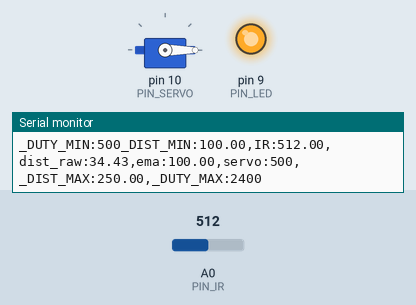
The sketch below on a simulated Arduino Uno, built with avr-gcc and run on an emulated ATmega328P. On the bench: servo, output pins drawn as LEDs (lit = HIGH), the last lines printed to the serial monitor. The test bench sets the inputs (shaded band); at power-on: A0 (PIN_IR) = 512.

Above: at 1.2 s.
1.3 s: A0 (PIN_IR) set to 365
2.8 s: A0 (PIN_IR) set to 330
At 3.7 s:
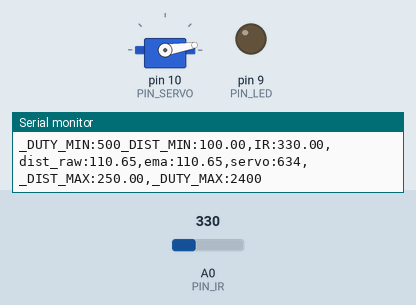
4.5 s: A0 (PIN_IR) set to 306
At 5.3 s:
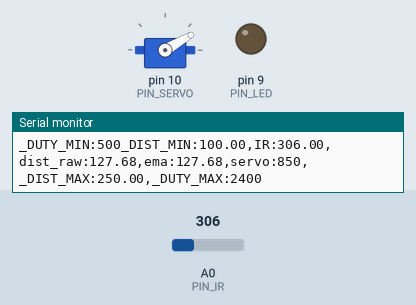
6.3 s: A0 (PIN_IR) set to 240
At 7.1 s:
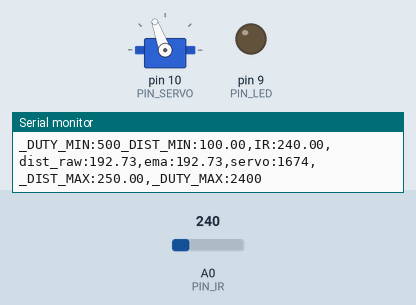
8.3 s: A0 (PIN_IR) set to 260
At 9.1 s:
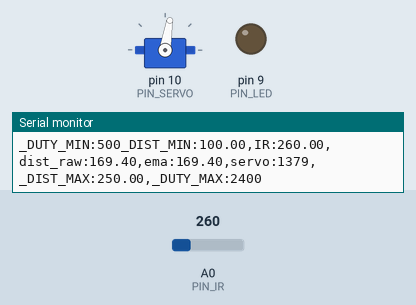
10.0 s: A0 (PIN_IR) set to 122
At 11.7 s:
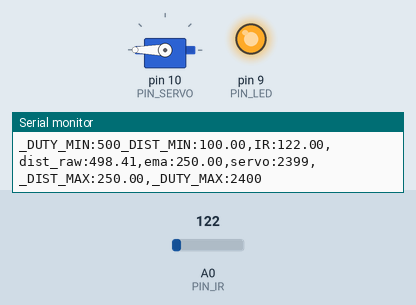
Timing chart, 0 to 12.8 s (numbered marks = the images above; inputs shaded):
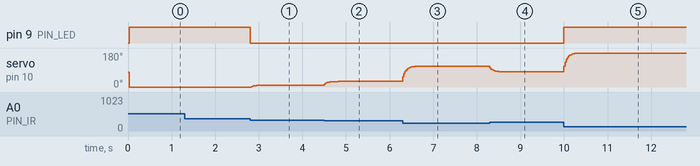

The sketch:

17_example_3.ino
```cpp
#include <Servo.h>

// Arduino pin assignment

#define PIN_IR    A0         // IR sensor at Pin A0
#define PIN_LED   9
#define PIN_SERVO 10

#define _DUTY_MIN 500  // servo full clock-wise position (0 degree)
#define _DUTY_NEU 1350  // servo neutral position (90 degree)
#define _DUTY_MAX 2400  // servo full counter-clockwise position (180 degree)

#define _DIST_MIN  100.0   // minimum distance 100mm
#define _DIST_MAX  250.0   // maximum distance 250mm

#define EMA_ALPHA  0.3      // for EMA Filter

#define LOOP_INTERVAL 25   // Loop Interval (unit: msec)

Servo myservo;
unsigned long last_loop_time;   // unit: msec

float dist_prev = _DIST_MIN;
float dist_ema = _DIST_MIN;

void setup()
{
  pinMode(PIN_LED, OUTPUT);

  myservo.attach(PIN_SERVO);
  myservo.writeMicroseconds(_DUTY_NEU);

  Serial.begin(1000000);    // 1,000,000 bps
}

void loop()
{
  unsigned long time_curr = millis();
  int duty;
  float a_value, dist_raw;

  // wait until next event time
  if (time_curr < (last_loop_time + LOOP_INTERVAL))
    return;
  last_loop_time += LOOP_INTERVAL;

  a_value = analogRead(PIN_IR);
  dist_raw = ((6762.0 / (a_value - 9.0)) - 4.0) * 10.0-60.0;

  if (dist_raw < _DIST_MIN) {
    dist_prev = _DIST_MIN;
  }
  else if (dist_raw > _DIST_MAX) {
    dist_prev = _DIST_MAX;
  }
  else {
    dist_prev = dist_raw;
  }

  if (dist_raw >= _DIST_MIN && dist_raw <= _DIST_MAX) {
    digitalWrite(PIN_LED, LOW);
  }
  else {
    digitalWrite(PIN_LED, HIGH);
  }

  dist_ema = EMA_ALPHA * dist_prev + (1.0 - EMA_ALPHA) * dist_ema;

  //duty = map(dist_ema, _DIST_MIN, _DIST_MAX, _DUTY_MIN, _DUTY_MAX);
  duty =  _DUTY_MIN + (dist_ema - _DIST_MIN) * (_DUTY_MAX - _DUTY_MIN) / (_DIST_MAX - _DIST_MIN);

  myservo.writeMicroseconds(duty);

  Serial.print("_DUTY_MIN:");  Serial.print(_DUTY_MIN);
  Serial.print("_DIST_MIN:");  Serial.print(_DIST_MIN);
  Serial.print(",IR:");        Serial.print(a_value);
  Serial.print(",dist_raw:");  Serial.print(dist_raw);
  Serial.print(",ema:");       Serial.print(dist_ema);
  Serial.print(",servo:");     Serial.print(duty);
  Serial.print(",_DIST_MAX:"); Serial.print(_DIST_MAX);
  Serial.print(",_DUTY_MAX:"); Serial.print(_DUTY_MAX);
  Serial.println("");
}
```

Measured:
- the behaviour switches between 348 and 347 on A0 (PIN_IR) (found by bisection; images 0 and 1)
- after the input at 2.8 s, pin 9 (PIN_LED): HIGH → LOW at once; servo on pin 10 (PIN_SERVO): 0° → 8° at once, → 9° 0.23 s later
- after the input at 4.5 s, servo on pin 10 (PIN_SERVO): moves from 9° to 30° over 0.32 s, starting at once
- after the input at 6.3 s, servo on pin 10 (PIN_SERVO): moves from 30° to 110° over 0.50 s, starting at once
- after the input at 8.3 s, servo on pin 10 (PIN_SERVO): moves from 110° to 81° over 0.25 s, starting at once
- after the input at 10.0 s, pin 9 (PIN_LED): LOW → HIGH at once; servo on pin 10 (PIN_SERVO): moves from 81° to 180° over 0.35 s, starting at once
